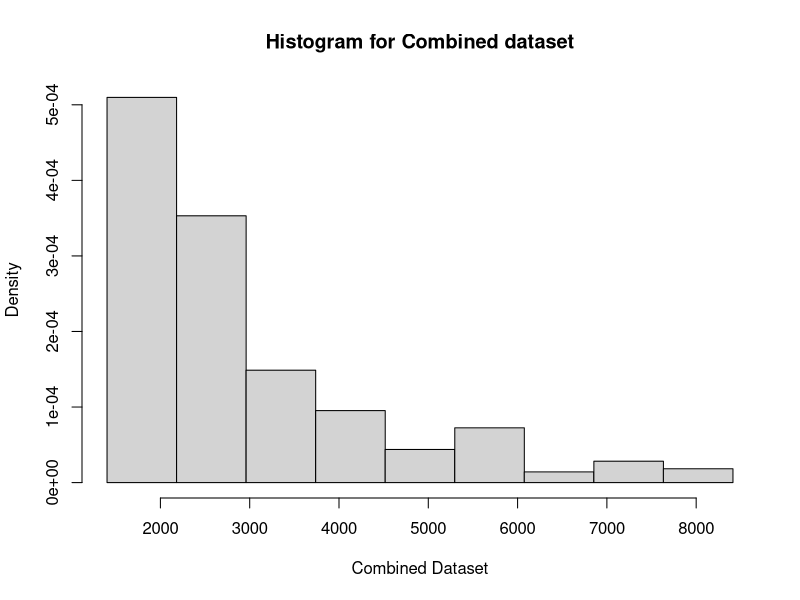
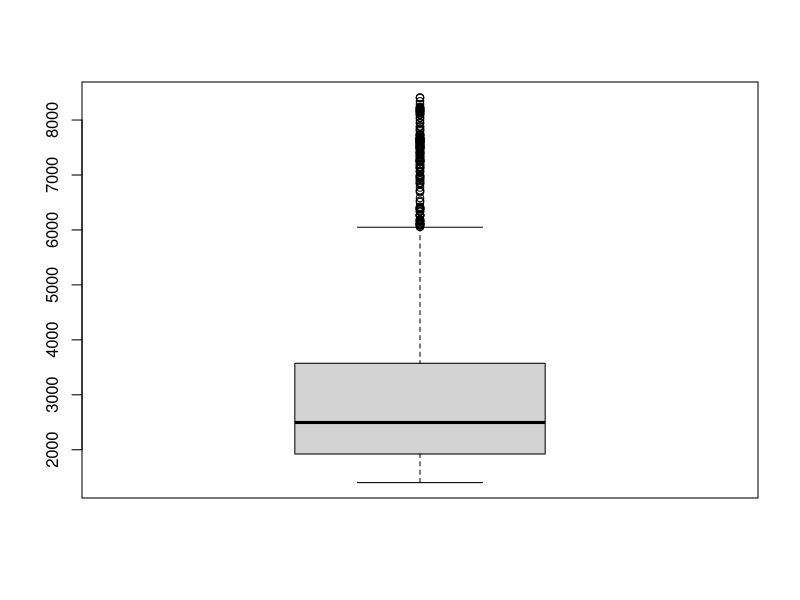

Write the R code that produced these figures, in order.
#DS1=EuStockMarkets$DAX
#DS2=EuStockMarkets$SMI
# this file i use mean and varience of absolute change as wanted from assignment
d=as.data.frame(EuStockMarkets)
DS1=d$DAX
len_DS1=length(DS1)

d=as.data.frame(EuStockMarkets)
DS2=d$SMI
len_DS2=length(DS2)

#mean of DS1 of absolute change
mean_DS1=0
old_data=DS1[1]
for(i in 1:len_DS1)
{
  mean_DS1=mean_DS1+(DS1[i]-old_data)
  old_data=DS1[i]
  
}
mean_DS1=mean_DS1/len_DS1
print(paste("Mean DS1 of absolute change=",mean_DS1))
#mean_DS1=mean(DS1) -->mean using built in function

#varience of DS1 absolute change
var_DS1=0
old_data=DS1[1]
for(i in 1:len_DS1)
{
  var_DS1=var_DS1+((DS1[i]-old_data)-mean_DS1)^2
  old_data=DS1[i]
}
var_DS1=var_DS1/(len_DS1-1)
print(paste("varience DS1 of absolute change=",var_DS1))
#var_DS1=var(DS1) -->variance using built in function



##mean and varience for DS2 absolute change
#mean of DS2 absolute change
mean_DS2=0
old_data=DS2[1]
for(i in 1:len_DS2)
{
  mean_DS2=mean_DS2+(DS2[i]-old_data)
  
  old_data=DS2[i]
  
}
mean_DS2=mean_DS2/len_DS2
print(paste("Mean DS2 of absolute change=",mean_DS2))
#mean_DS2=mean(DS2)-->mean using built in function

#varience of DS2 absolute change
var_DS2=0
old_data=DS2[1]
for(i in 1:len_DS2)
{
  var_DS2=var_DS2+((DS2[i]-old_data)-mean_DS2)^2
  old_data=DS2[i]
}
var_DS2=var_DS2/(len_DS2-1)
print(paste("varience DS2 of absolute change=",var_DS2))
#var_DS2=var(DS2) -->variance using built in function


#mean of both DS1 union DS2

mean_DS1_Ds2=0
mean_DS1_Ds2 = (len_DS1*mean_DS1 + len_DS2*mean_DS2) / (len_DS1 + len_DS2)
print(paste("Mean both dataset of absolute change=",mean_DS1_Ds2))
#varience of both DS1 union DS2


var_DS1_Ds2=((len_DS1*var_DS1)+(len_DS2*var_DS2)+(len_DS1*(mean_DS1-mean_DS1_Ds2)^2)+(len_DS2*(mean_DS2-mean_DS1_Ds2)^2))/(len_DS1+len_DS2)
print(paste("varience both dataset of absolute change=",var_DS1_Ds2))
#calc skewness and kurtosis of DS1

#skewness using loops 
skewness_DS1=0
for(i in 1:len_DS1)
{
  skewness_DS1=skewness_DS1+((DS1[i]-mean_DS1)^3)/(sqrt(var_DS1))^3
}
skewness_DS1=skewness_DS1*(len_DS1/((len_DS1-1)*(len_DS1-2)))
print(paste("skewness of DS1=",skewness_DS1))
#skewness_DS1=skewness(DS1) #skewness using built in function


#kurtosis using loops
kurtosis_DS1=0
for(i in 1:len_DS1)
{
  kurtosis_DS1=kurtosis_DS1+((DS1[i]-mean_DS1)^4)/(sqrt(var_DS1))^4
}
kurtosis_DS1=kurtosis_DS1*((len_DS1*(len_DS1+1))/((len_DS1-1)*(len_DS1-2)*(len_DS1-3)))
print(paste("kurtosis of DS1=",kurtosis_DS1))
#kurtosis_DS1=kurtosis(DS1) #kurtosis using built in function


combined_dataset=as.vector(cbind(DS1,DS2))

hist(combined_dataset,main="Histogram for Combined dataset",xlab="Combined Dataset",probability=TRUE,breaks=seq(min(combined_dataset),max(combined_dataset),l=10))
boxplot(combined_dataset)




